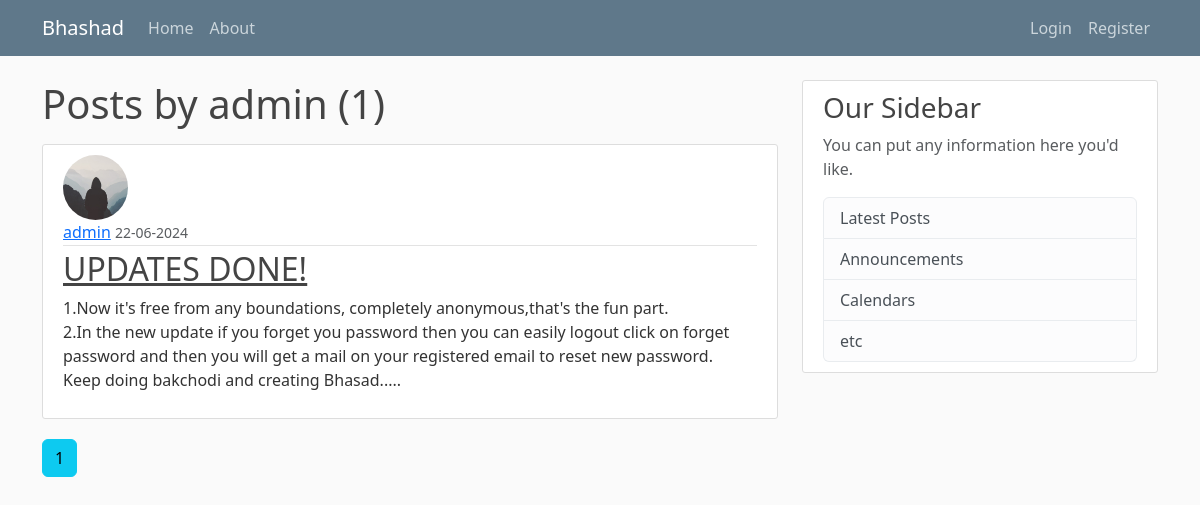
Screenshot of /user/admin with the database file from the repository.
### flaskblog/models.py (models this page shows, shortened)
class User(db.Model,UserMixin):
    id=db.Column(db.Integer,primary_key=True)
    username=db.Column(db.String(20),unique=True,nullable=False)
    email=db.Column(db.String(120),unique=True,nullable=False)
    password=db.Column(db.String(60),nullable=False)
    image_file=db.Column(db.String(20),nullable=False,default='default.jpg')
    posts=db.relationship('Post',backref='author',lazy=True)

class Post(db.Model):
    id=db.Column(db.Integer,primary_key=True)
    title=db.Column(db.String(120),nullable=False)
    date_posted=db.Column(db.DateTime,nullable=False,default=datetime.utcnow)
    content=db.Column(db.Text,nullable=False)
    user_id=db.Column(db.Integer,db.ForeignKey('user.id'),nullable=False)

### flaskblog/users/routes.py (the view)
@users.route('/user/<string:username>')
def user_posts(username):
    page=request.args.get('page',default=1,type=int)
    user=User.query.filter_by(username=username).first_or_404()
    post=Post.query.filter_by(author=user)\
               .order_by(Post.date_posted.desc()).paginate(page=page,per_page=5)
    return render_template('user_posts.html',posts=post,user=user)

### flaskblog/templates/user_posts.html
{% extends "layout.html" %}
{% block content %}
    <h1 class="mb-3 ">Posts by {{user.username}} ({{posts.total}})</h1>
    {% for post in posts.items %}
        <article class="media content-section">
            <img class="rounded-circle article-img" src="{{ url_for('static', filename='profile_pics/' + post.author.image_file) }}" alt="Profile Image">
            <div class="media-body">
                <div class="article-metadata">
                    <a class="mr-2" href="{{url_for('users.user_posts',username=post.author.username)}}">{{ post.author.username }}</a>
                    <small class="text-muted">{{ post.date_posted.strftime('%d-%m-%Y') }}</small>
                </div>
                <h2><a class="article-title" href="{{ url_for('posts.post', post_id=post.id) }}">{{ post.title }}</a></h2>
                <p class="article-content">{{ post.content }}</p>
            </div>
        </article>
    {% endfor %}
    {% for page_num in posts.iter_pages(left_edge=1,right_edge=1,left_current=1,right_current=2 ) %}
        {% if page_num %}
        {%if posts.page==page_num  %}
         <a class="btn btn-info mb-4" href="{{url_for('users.user_posts',username=user.username,page=page_num)}}">{{page_num}} </a>
        {%else%}
         <a class="btn btn-outline-info mb-4" href="{{url_for('users.user_posts',username=user.username,page=page_num)}}">{{page_num}} </a>
        {%endif%}
        {%else%}
        ...
        {%endif%}
    {% endfor %}
{% endblock content %}

### flaskblog/static/main.css (style rules this page uses)
body { background: #fafafa; color: #333333; margin-top: 5rem; }
h1, h2, h3, h4, h5, h6 { color: #444444; }
.content-section { background: #ffffff; padding: 10px 20px; border: 1px solid #dddddd; border-radius: 3px; margin-bottom: 20px; }
.article-title { color: #444444; }
.article-content { white-space: pre-line; }
.article-img { height: 65px; width: 65px; margin-right: 16px; }
.article-metadata { padding-bottom: 1px; margin-bottom: 4px; border-bottom: 1px solid #e3e3e3; }

### rows the page displays
User: username "admin"
Post: image_file (placeholder picture), author.username "admin", date_posted "22-06-2024", title "UPDATES DONE!", content "1.Now it's free from any boundations, completely anonymous,that's the fun part. 2.In the new update if you forget you password then you can easily logout click on forget password and then you will get a mail on your registered email to reset new password. Keep doing bakchodi and creating Bhasad....."

### other values shown
{{ posts.total }} "1"
{{ page_num }} "1"
